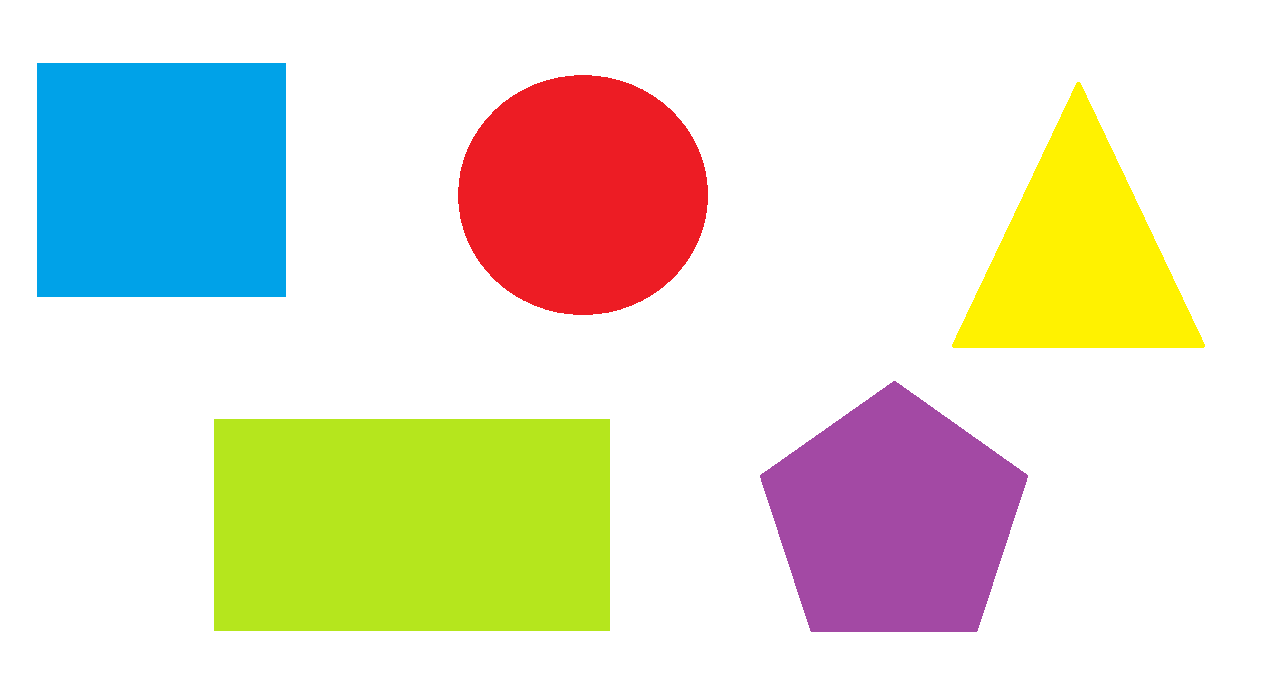
//> input picture 13 Detección de bordes/deteccionBordes/deteccionBordes/figuras.png, 1275 x 689 px
$ ./OpenCV   (built with g++ and OpenCV 4)
//> lines starting //> are read from the running program, lines starting //| are printed output that depends on the picture; after the words box and inside, x2 and y2 are one past the last pixel; in counts of white or black regions, pixels touching at a corner belong together
// OpenCV.cpp : This file contains the 'main' function. Program execution begins and ends there.
//

#include <iostream>
#include <opencv2/opencv.hpp>

using namespace std;
using namespace cv;

void bordes(Mat img_src, Mat* img_dst);
int main()
{
    Mat img = imread("figuras.png", IMREAD_GRAYSCALE);
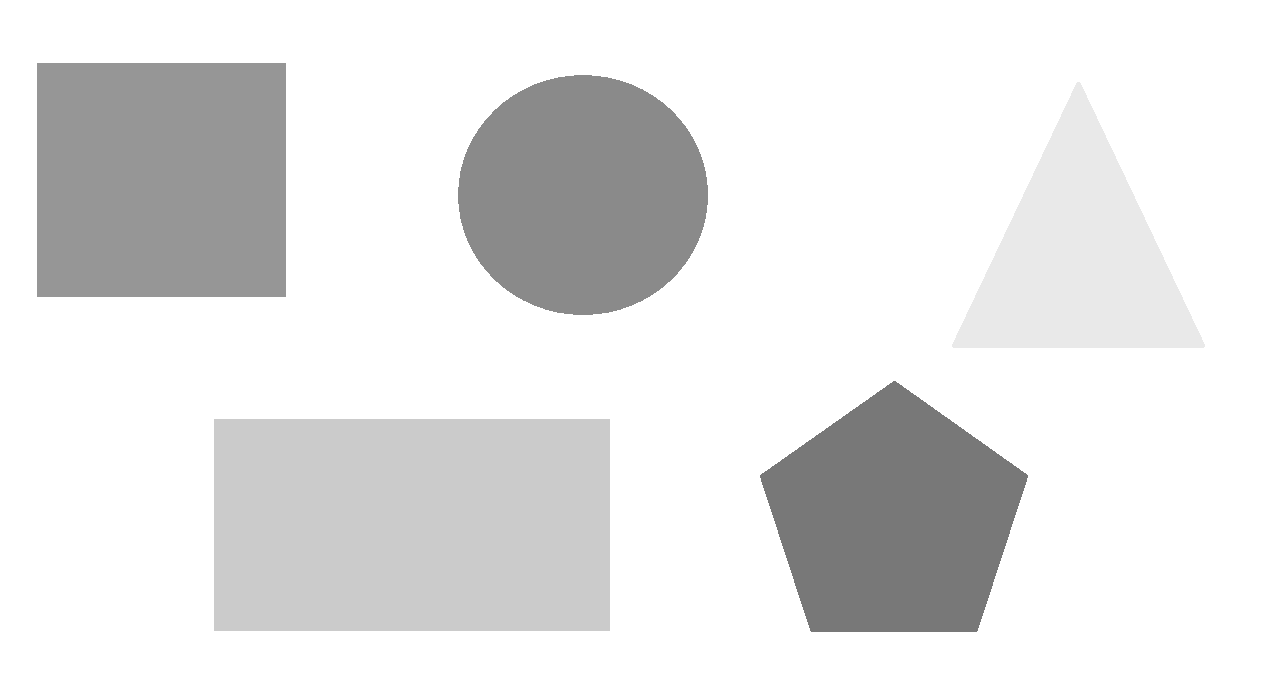
//> img: 689 rows x 1275 cols, CV_8UC1; min 120, max 255, mean 228.7
    //Mat img = imread("lenacolor.png", IMREAD_GRAYSCALE);
    imshow("Imagen",img);

    Mat imgBordes(img.rows, img.cols, img.type());

    bordes(img, &imgBordes);
    imshow("Detecci髇 de bordes", imgBordes);


    waitKey(0);
    return 0;
}

void bordes(Mat img_src, Mat* img_dst)
{
    double grad_x, grad_y;
    int Hx[3][3] = { {-1, 0, 1}, {-1, 0, 1}, {-1, 0, 1} };
    int Hy[3][3] = { {-1, -1, -1}, {0, 0, 0}, {1, 1, 1} };

    const int M = img_src.rows;
//> M = 689
    const int N = img_src.cols;
//> N = 1275
    int vecSize = M * N;
//> vecSize = 878475
    double minGrad_x = 100000;
    double minGrad_y = 100000;
    Mat imgGrad_x(img_src.rows, img_src.cols, img_src.type());
    Mat imgGrad_y(img_src.rows, img_src.cols, img_src.type());

    double * pGrad_x = new  double[vecSize];
    double* pGrad_y = new  double[vecSize];

    for (int i = 1; i < img_src.rows - 1; i++)
    {
        for (int j = 1; j < img_src.cols - 1; j++)
        {
            grad_x = (Hx[0][0] * img_src.at<uchar>(i - 1, j - 1) + Hx[0][1] * img_src.at<uchar>(i - 1, j) + Hx[0][2] * img_src.at<uchar>(i - 1, j + 1)
                  + Hx[1][0] * img_src.at<uchar>(i, j - 1) + Hx[1][1] * img_src.at<uchar>(i, j) + Hx[1][2] * img_src.at<uchar>(i, j + 1)
                  + Hx[2][0] * img_src.at<uchar>(i + 1, j - 1) + Hx[2][1] * img_src.at<uchar>(i + 1, j) + Hx[2][2] * img_src.at<uchar>(i + 1, j + 1))/2;

            pGrad_x[i * N + j] = grad_x;
            if (minGrad_x > grad_x)
                minGrad_x = grad_x;

            grad_y = (Hy[0][0] * img_src.at<uchar>(i - 1, j - 1) + Hy[0][1] * img_src.at<uchar>(i - 1, j) + Hy[0][2] * img_src.at<uchar>(i - 1, j + 1)
                + Hy[1][0] * img_src.at<uchar>(i, j - 1) + Hy[1][1] * img_src.at<uchar>(i, j) + Hy[1][2] * img_src.at<uchar>(i, j + 1)
                + Hy[2][0] * img_src.at<uchar>(i + 1, j - 1) + Hy[2][1] * img_src.at<uchar>(i + 1, j) + Hy[2][2] * img_src.at<uchar>(i + 1, j + 1))/2;

            pGrad_y[i * N + j] = grad_y;
            if (minGrad_y > grad_y)
                minGrad_y = grad_y;

            img_dst->at<uchar>(i, j) = sqrt((grad_x * grad_x) + (grad_y * grad_y));
            if (img_dst->at<uchar>(i, j) > 10)
                img_dst->at<uchar>(i, j) = 255;
            else
                img_dst->at<uchar>(i, j) = 0;
        }
    }
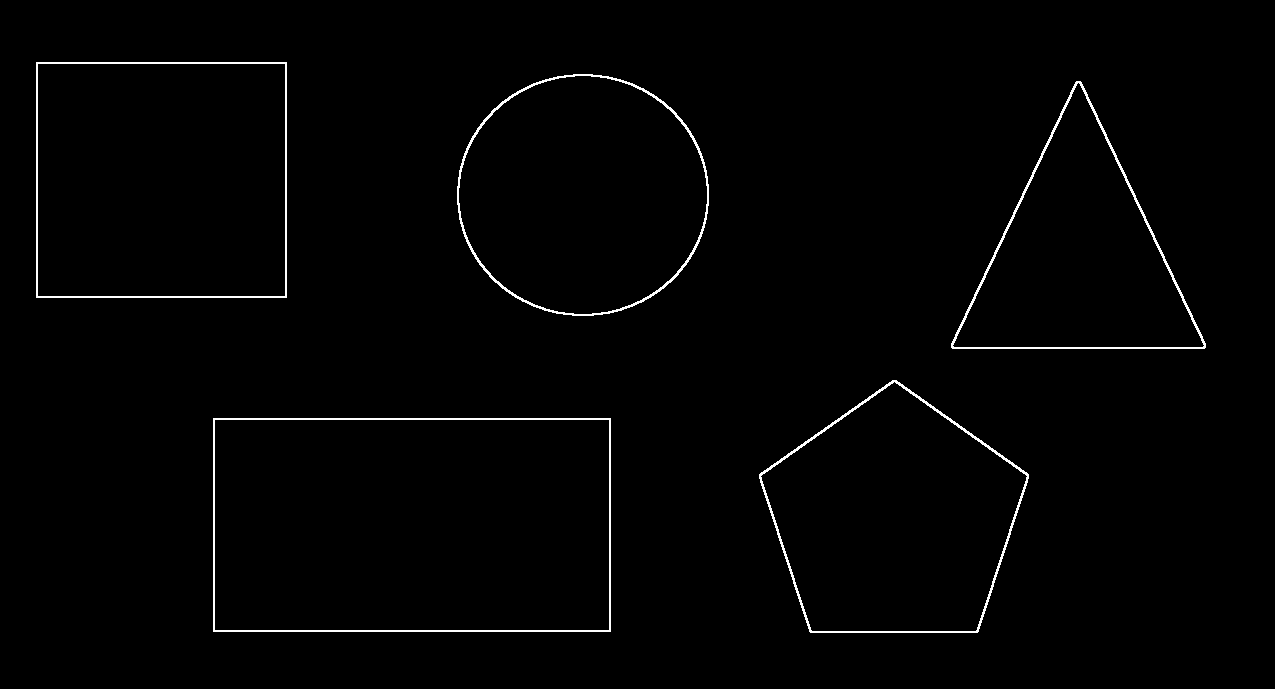
//> img_dst: 689 rows x 1275 cols, CV_8UC1; 1.2% white in thin lines or dots, all inside (x1, y1, x2, y2) = (36, 62, 1206, 633)
//> after the loop, grad_x = 0; minGrad_x = -202; grad_y = 0; minGrad_y = -202

    cout << "minGrad_x: " << minGrad_x <<endl;
//| minGrad_x: -202
    cout << "minGrad_y: " << minGrad_y << endl;
//| minGrad_y: -202

    if (minGrad_x < 0)
    {
        for (int i = 0; i < vecSize; i++)
        {
            pGrad_x[i] = pGrad_x[i] - minGrad_x;
        }
    }
    if (minGrad_y < 0)
    {
        for (int i = 0; i < vecSize; i++)
        {
            pGrad_y[i] = pGrad_y[i] - minGrad_y;
        }
    }
    double* pMaxGrad_x = max_element(pGrad_x, pGrad_x + vecSize);
    double* pMaxGrad_y = max_element(pGrad_y, pGrad_y + vecSize);
    double maxGrad_x = *pMaxGrad_x;
//> maxGrad_x = 404
    double maxGrad_y = *pMaxGrad_y;
//> maxGrad_y = 404

    cout << "maxGrad_x: " << maxGrad_x << endl;
//| maxGrad_x: 404
    cout << "maxGrad_y: " << maxGrad_y << endl;
//| maxGrad_y: 404


    for (int i = 0; i < vecSize; i++)
    {
        pGrad_x[i] = (pGrad_x[i] / maxGrad_x) * 255;
        pGrad_y[i] = (pGrad_y[i] / maxGrad_y) * 255;
    }

    for (int i = 0; i < img_src.rows; i++)
    {
        for (int j = 0; j < img_src.cols; j++)
        {
            imgGrad_x.at<uchar>(i, j) = pGrad_x[i * N + j];
            imgGrad_y.at<uchar>(i, j) = pGrad_y[i * N + j];
        }
    }
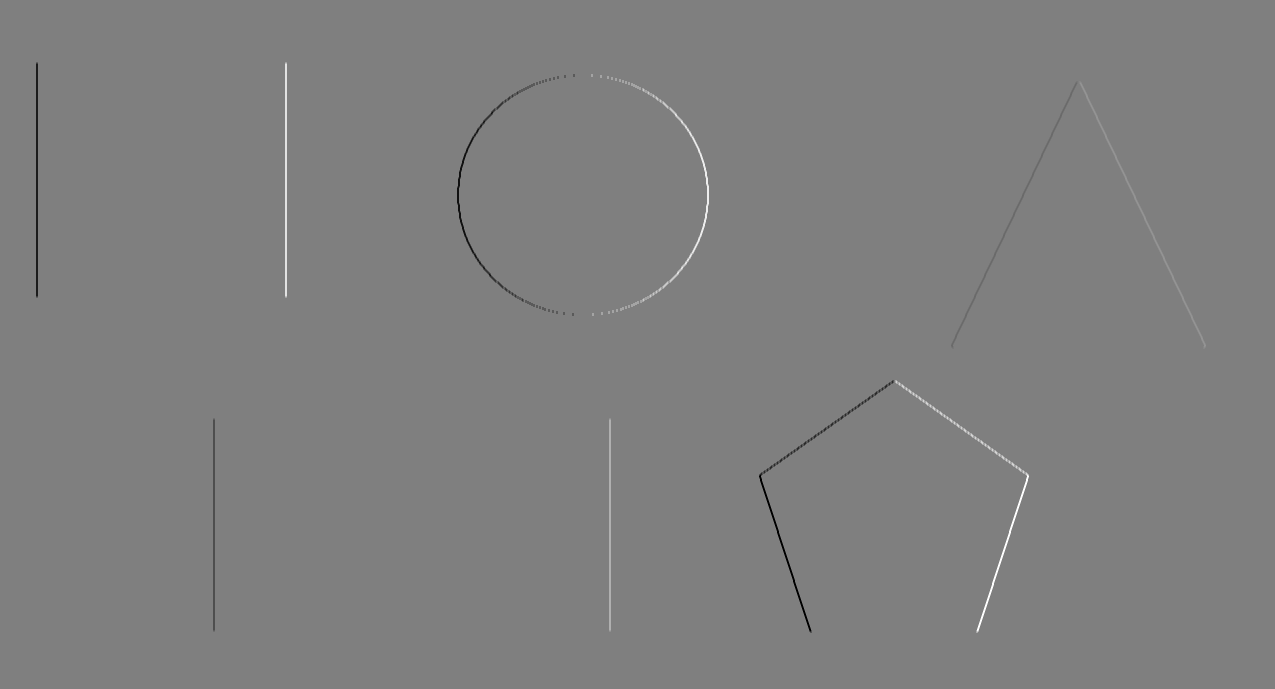
//> imgGrad_x: 689 rows x 1275 cols, CV_8UC1; min 0, max 255, mean 127

    imshow("Gradiente x", imgGrad_x);
    imshow("Gradiente y", imgGrad_y);

}
